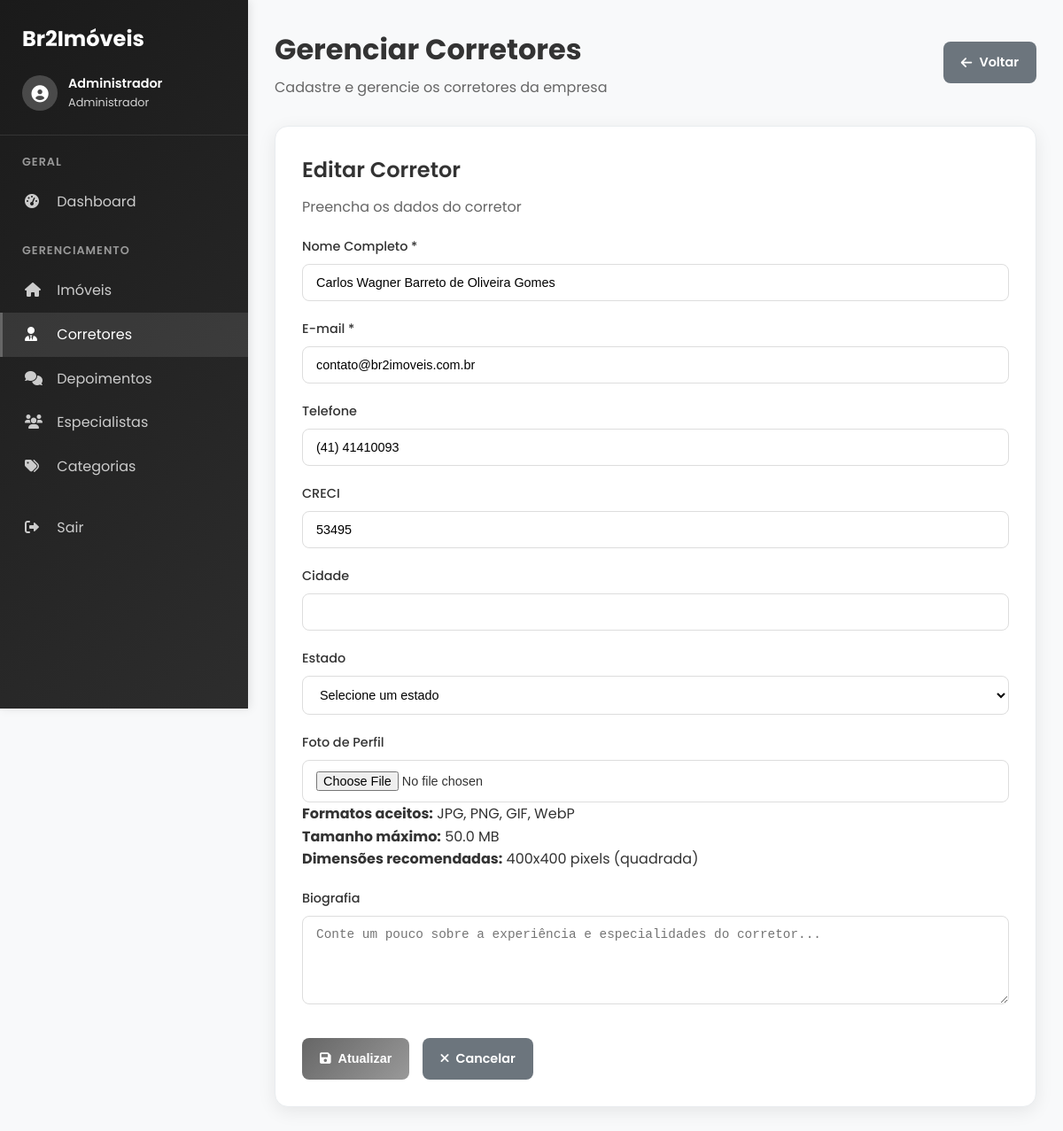
Screenshot of /admin/corretores.php?action=editar&id=16 (signed in) with the database file from the repository.
### tables this page shows
CREATE TABLE `corretores` (
  `id` int NOT NULL,
  `nome` varchar(255) NOT NULL,
  `email` varchar(255) NOT NULL,
  `telefone` varchar(20) DEFAULT NULL,
  `cidade` varchar(100) DEFAULT NULL,
  `estado` varchar(2) DEFAULT NULL,
  `creci` varchar(20) DEFAULT NULL,
  `foto` varchar(255) DEFAULT NULL,
  `bio` text,
  `data_cadastro` timestamp NOT NULL DEFAULT CURRENT_TIMESTAMP
);

### classes/Corretor.php (called while the page is built, shortened)
<?php
require_once 'Database.php';
class Corretor {
    private $db;
    private $table = 'corretores';
    public function __construct() {
        $this->db = new Database();
    }
    public function buscarPorId($id) {
        try {
            $sql = "SELECT * FROM {$this->table} WHERE id = :id";
            return $this->db->fetchOne($sql, [':id' => $id]);
        } catch (Exception $e) {
            error_log("Erro ao buscar corretor por ID: " . $e->getMessage());
            return false;
        }
    }
}
?>

### classes/Database.php (called while the page is built, shortened)
<?php
class Database {
    private $host;
    private $db_name;
    private $username;
    private $password;
    public function __construct() {
        $this->host = DB_HOST;
        $this->db_name = DB_NAME;
        $this->username = DB_USERNAME;
        $this->password = DB_PASSWORD;
    }
    public function getConnection() {
        $this->conn = null;
        try {
            $this->conn = new PDO(
                "mysql:host=" . $this->host . ";dbname=" . $this->db_name,
                $this->username,
                $this->password,
                array(
                    PDO::ATTR_ERRMODE => PDO::ERRMODE_EXCEPTION,
                    PDO::MYSQL_ATTR_INIT_COMMAND => "SET NAMES utf8"
                )
            );
        } catch(PDOException $exception) {
            try {
                $this->conn = new PDO(
                    "mysql:host=localhost:3306;dbname=br2studios",
                    'root',
                    '',
                    array(
                        PDO::ATTR_ERRMODE => PDO::ERRMODE_EXCEPTION,
                        PDO::MYSQL_ATTR_INIT_COMMAND => "SET NAMES utf8"
                    )
                );
            } catch(PDOException $exception2) {
                $this->conn = new PDO(
                    "mysql:host=localhost;dbname=br2studios",
                    'root',
                    '',
                    array(
                        PDO::ATTR_ERRMODE => PDO::ERRMODE_EXCEPTION,
                        PDO::MYSQL_ATTR_INIT_COMMAND => "SET NAMES utf8"
                    )
                );
            }
        }
        return $this->conn;
    }
    public function fetchOne($sql, $params = []) {
        try {
            $stmt = $this->getConnection()->prepare($sql);
            $stmt->execute($params);
            return $stmt->fetch(PDO::FETCH_ASSOC);
        } catch(PDOException $e) {
            error_log("Erro fetchOne: " . $e->getMessage());
            return false;
        }
    }
}
?>

### admin/corretores.php (the view, shortened to what this page needs)
<?php
require_once '../config/database.php';
require_once '../classes/Database.php';
require_once '../classes/Corretor.php';
try {
    $corretor = new Corretor();
} catch (Exception $e) {
    $mensagem = "Erro ao inicializar classes: " . $e->getMessage();
    $tipo_mensagem = 'error';
}
$action = $_GET['action'] ?? 'listar';
$corretor_edicao = null;
if ($action === 'editar' && isset($_GET['id'])) {
    try {
        $corretor_edicao = $corretor->buscarPorId($_GET['id']);
    } catch (Exception $e) {
        $mensagem = "Erro ao buscar corretor: " . $e->getMessage();
        $tipo_mensagem = 'error';
        $action = 'listar';
    }
}
$corretores = [];
include 'includes/header.php';
?>
<?php include 'includes/sidebar.php'; ?>
<main class="main-content">
    <div class="page-header">
        <div class="page-title">
            <h1>Gerenciar Corretores</h1>
            <p class="page-subtitle">Cadastre e gerencie os corretores da empresa</p>
        </div>
        <div class="header-actions">
            <?php if ($action === 'listar'): ?>
                <a href="?action=novo" class="btn btn-primary">
                    <i class="fas fa-plus"></i>
                    Novo Corretor
                </a>
            <?php else: ?>
                <a href="dashboard.php" class="btn btn-secondary">
                    <i class="fas fa-arrow-left"></i>
                    Voltar
                </a>
            <?php endif; ?>
        </div>
    </div>
    <?php if ($action === 'listar'): ?>
        <div class="table-container">
            <div class="table-header">
                <h3>Corretores Cadastrados</h3>
            </div>
            <?php if (!empty($corretores)): ?>
                <table class="table">
                    <thead>
                        <tr>
                            <th>Nome</th>
                            <th>Email</th>
                            <th>Telefone</th>
                            <th>CRECI</th>
                            <th>Localização</th>
                            <th>Data Cadastro</th>
                            <th>Ações</th>
                        </tr>
                    </thead>
                    <tbody>
                        <?php foreach ($corretores as $corretor_item): ?>
                            <tr>
                                <td>
                                    <div style="display: flex; align-items: center; gap: 10px;">
                                        <?php if ($corretor_item['foto'] && file_exists($_SERVER['DOCUMENT_ROOT'] . $corretor_item['foto'])): ?>
                                            <img src="<?php echo htmlspecialchars($corretor_item['foto']); ?>"
                                                 alt="Foto de <?php echo htmlspecialchars($corretor_item['nome']); ?>"
                                                 style="width: 50px; height: 50px; border-radius: 50%; object-fit: cover; border: 2px solid #e9ecef;">
                                        <?php else: ?>
                                            <div style="width: 50px; height: 50px; border-radius: 50%; background: linear-gradient(135deg, #667eea 0%, #764ba2 100%); display: flex; align-items: center; justify-content: center; color: white; font-size: 18px; border: 2px solid #e9ecef;">
                                                <?php echo strtoupper(substr($corretor_item['nome'], 0, 1)); ?>
                                            </div>
                                        <?php endif; ?>
                                        <div>
                                            <strong><?php echo htmlspecialchars($corretor_item['nome']); ?></strong>
                                            <?php if ($corretor_item['foto']): ?>
                                                <br><small style="color: #28a745; font-size: 11px;">
                                                    <i class="fas fa-image"></i> Com foto
                                                </small>
                                            <?php else: ?>
                                                <br><small style="color: #6c757d; font-size: 11px;">
                                                    <i class="fas fa-user"></i> Sem foto
                                                </small>
                                            <?php endif; ?>
                                        </div>
                                    </div>
                                </td>
                                <td><?php echo htmlspecialchars($corretor_item['email']); ?></td>
                                <td><?php echo htmlspecialchars($corretor_item['telefone'] ?: '-'); ?></td>
                                <td><?php echo htmlspecialchars($corretor_item['creci'] ?: '-'); ?></td>
                                <td>
                                    <?php
                                    $cidade = $corretor_item['cidade'] ?? '';
                                    $estado = $corretor_item['estado'] ?? '';
                                    if (!empty($cidade) && !empty($estado)) {
                                        echo htmlspecialchars($cidade . ' - ' . $estado);
                                    } elseif (!empty($cidade)) {
                                        echo htmlspecialchars($cidade);
                                    } elseif (!empty($estado)) {
                                        echo htmlspecialchars($estado);
                                    } else {
                                        echo '<span style="color: #999;">Não informado</span>';
                                    }
                                    ?>
                                </td>
                                <td><?php echo date('d/m/Y', strtotime($corretor_item['data_cadastro'])); ?></td>
                                <td>
                                    <div style="display: flex; gap: 8px;">
                                        <a href="?action=editar&id=<?php echo $corretor_item['id']; ?>" class="btn btn-success btn-sm">
                                            <i class="fas fa-edit"></i>
                                        </a>
                                        <a href="?action=excluir&id=<?php echo $corretor_item['id']; ?>"
                                           class="btn btn-danger btn-sm"
                                           onclick="return confirm('Tem certeza que deseja excluir este corretor?')">
                                            <i class="fas fa-trash"></i>
                                        </a>
                                    </div>
                                </td>
                            </tr>
                        <?php endforeach; ?>
                    </tbody>
                </table>
            <?php else: ?>
                <div class="empty-state" style="padding: 40px; text-align: center;">
                    <i class="fas fa-user-tie" style="font-size: 3rem; color: #ccc; margin-bottom: 15px;"></i>
                    <p>Nenhum corretor cadastrado</p>
                    <a href="?action=novo" class="btn btn-primary" style="margin-top: 15px;">
                        <i class="fas fa-plus"></i>
                        Cadastrar Primeiro Corretor
                    </a>
                </div>
            <?php endif; ?>
        </div>
    <?php else: ?>
        <div class="form-container">
            <h2><?php echo $action === 'editar' ? 'Editar Corretor' : 'Cadastrar Novo Corretor'; ?></h2>
            <p>Preencha os dados do <?php echo $action === 'editar' ? 'corretor' : 'novo corretor'; ?></p>
            <form method="POST" enctype="multipart/form-data" style="margin-top: 20px;">
                <div class="form-group">
                    <label for="nome" class="form-label">Nome Completo *</label>
                    <input type="text" id="nome" name="nome" class="form-control" required
                           value="<?php echo htmlspecialchars($corretor_edicao['nome'] ?? ''); ?>">
                </div>
                <div class="form-group">
                    <label for="email" class="form-label">E-mail *</label>
                    <input type="email" id="email" name="email" class="form-control" required
                           value="<?php echo htmlspecialchars($corretor_edicao['email'] ?? ''); ?>">
                </div>
                <div class="form-group">
                    <label for="telefone" class="form-label">Telefone</label>
                    <input type="tel" id="telefone" name="telefone" class="form-control"
                           value="<?php echo htmlspecialchars($corretor_edicao['telefone'] ?? ''); ?>">
                </div>
                <div class="form-group">
                    <label for="creci" class="form-label">CRECI</label>
                    <input type="text" id="creci" name="creci" class="form-control"
                           value="<?php echo htmlspecialchars($corretor_edicao['creci'] ?? ''); ?>">
                </div>
                <div class="form-group">
                    <label for="cidade" class="form-label">Cidade</label>
                    <input type="text" id="cidade" name="cidade" class="form-control"
                           value="<?php echo htmlspecialchars($corretor_edicao['cidade'] ?? ''); ?>">
                </div>
                <div class="form-group">
                    <label for="estado" class="form-label">Estado</label>
                    <select id="estado" name="estado" class="form-control">
                        <option value="">Selecione um estado</option>
                    </select>
                </div>
                <div class="form-group">
                    <label for="foto" class="form-label">Foto de Perfil</label>
                    <input type="file" id="foto" name="foto" class="form-control" accept="image/*" onchange="previewImage(this)">
                    <div class="form-text">
                        <strong>Formatos aceitos:</strong> JPG, PNG, GIF, WebP<br>
                        <strong>Tamanho máximo:</strong> <?php echo number_format(UPLOAD_MAX_SIZE / 1024 / 1024, 1); ?> MB<br>
                        <strong>Dimensões recomendadas:</strong> 400x400 pixels (quadrada)
                    </div>
                </div>
                <div class="form-group">
                    <label for="bio" class="form-label">Biografia</label>
                    <textarea id="bio" name="bio" class="form-control form-textarea" rows="4"
                              placeholder="Conte um pouco sobre a experiência e especialidades do corretor..."><?php echo htmlspecialchars($corretor_edicao['bio'] ?? ''); ?></textarea>
                </div>
                <div class="form-actions" style="margin-top: 30px; display: flex; gap: 15px;">
                    <button type="submit" class="btn btn-primary">
                        <i class="fas fa-save"></i>
                        <?php echo $action === 'editar' ? 'Atualizar' : 'Cadastrar'; ?>
                    </button>
                    <a href="?action=listar" class="btn btn-secondary">
                        <i class="fas fa-times"></i>
                        Cancelar
                    </a>
                </div>
            </form>
        </div>
    <?php endif; ?>
</main>
<?php include 'includes/footer.php'; ?>

### assets/css/admin-imoveis.css (style rules this page uses)
.btn { transition: all 0.3s ease; }
.fas, .far, .fab { transition: all 0.2s ease; }

### admin/includes/header.php (style rules this page uses)
* { margin: 0; padding: 0; box-sizing: border-box; }
body { font-family: 'Poppins', sans-serif; background: #f8f9fa; color: #333; line-height: 1.6; }
.main-content { flex: 1; margin-left: 280px; padding: 30px; }
.page-header { display: flex; justify-content: space-between; align-items: center; margin-bottom: 30px; }
.page-title h1 { font-size: 2rem; font-weight: 700; color: #333; margin-bottom: 5px; }
.page-subtitle { color: #666; font-size: 1rem; }
.header-actions { display: flex; gap: 15px; }
.btn { padding: 12px 20px; border: none; border-radius: 8px; font-weight: 600; text-decoration: none; display: inline-flex; align-items: center; gap: 8px; transition: all 0.3s ease; cursor: pointer; font-size: 0.9rem; }
.btn-primary { background: linear-gradient(135deg, #666666, #999999); color: white; }
.btn-secondary { background: #6c757d; color: white; }
.form-container { background: white; border-radius: 12px; box-shadow: 0 2px 10px rgba(0,0,0,0.08); padding: 30px; }
.form-group { margin-bottom: 20px; }
.form-label { display: block; margin-bottom: 8px; font-weight: 600; color: #333; }
.form-control { width: 100%; padding: 12px 15px; border: 2px solid #e9ecef; border-radius: 8px; font-size: 1rem; transition: border-color 0.3s ease; }
.form-textarea { min-height: 120px; resize: vertical; }
.form-container { background: white; border-radius: 15px; box-shadow: 0 5px 20px rgba(0,0,0,0.08); border: 1px solid #e9ecef; padding: 30px; margin-bottom: 30px; }
.form-container h2 { margin: 0 0 10px 0; font-size: 1.5rem; font-weight: 600; color: #333; }
.form-container p { margin: 0 0 20px 0; color: #666; font-size: 1rem; }
.form-label { display: block; margin-bottom: 8px; font-weight: 500; color: #333; font-size: 0.9rem; }
.form-control { width: 100%; padding: 12px 15px; border: 1px solid #ddd; border-radius: 8px; font-size: 0.9rem; transition: all 0.3s ease; background: white; }
.form-textarea { resize: vertical; min-height: 100px; }

### rows the page displays
corretores: nome "Carlos Wagner Barreto de Oliveira Gomes", email "contato@br2imoveis.com.br", telefone "(41) 41410093", creci "53495"

### other values shown
$_SESSION['admin_nome'] "Administrador"
UPLOAD_MAX_SIZE / 1024 / 1024 "50.0"
